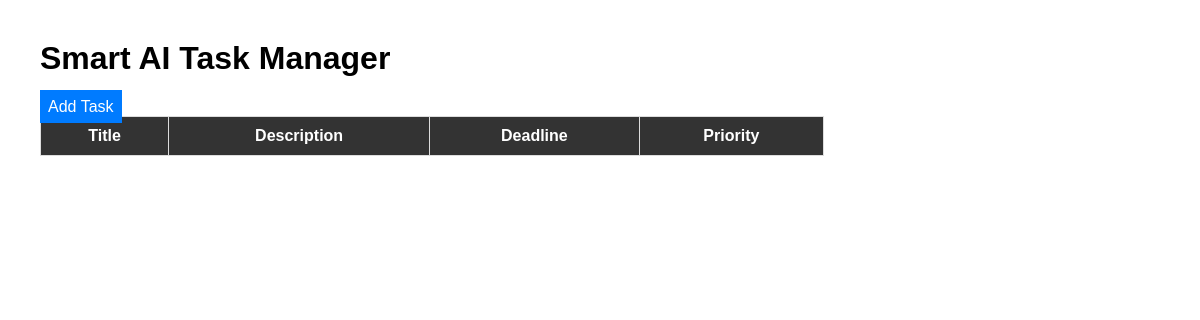
Before: / with the older database file.
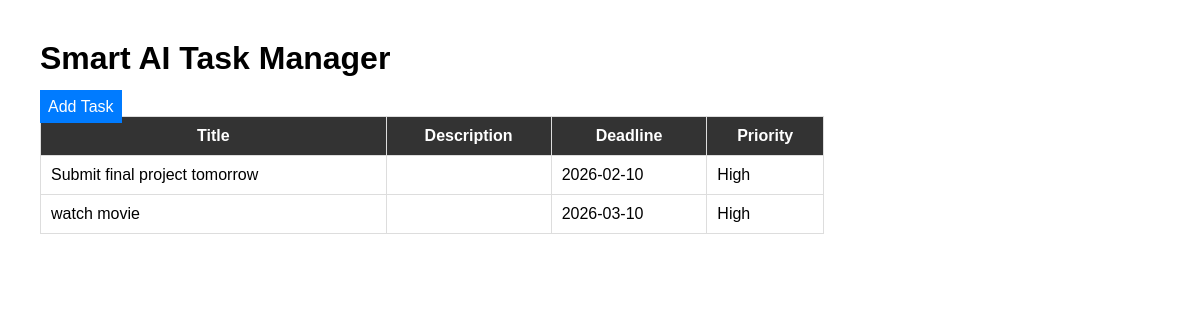
After: the same page with the newer database file.
### tables this page shows
CREATE TABLE tasks(
id INTEGER PRIMARY KEY AUTOINCREMENT,
title TEXT,
description TEXT,
deadline TEXT,
priority TEXT
);

### app.py (the view)
@app.route("/")
def index():
    conn = sqlite3.connect("database.db")
    cursor = conn.cursor()
    cursor.execute("SELECT * FROM tasks")
    tasks = cursor.fetchall()
    conn.close()
    return render_template("index.html", tasks=tasks)

### templates/index.html (shortened to what this page needs)
<!DOCTYPE html>
<html>
<head>
<link rel="stylesheet" href="/static/style.css">
</head>
<body>
<h1>Smart AI Task Manager</h1>
<a href="/add">Add Task</a>
<table>
<tr>
<th>Title</th>
<th>Description</th>
<th>Deadline</th>
<th>Priority</th>
</tr>
{% for task in tasks %}
<tr>
<td>{{task[1]}}</td>
<td>{{task[2]}}</td>
<td>{{task[3]}}</td>
<td>{{task[4]}}</td>
</tr>
{% endfor %}
</table>
</body>
</html>

### static/style.css (style rules this page uses)
body { font-family: Arial; margin:40px; }
table { border-collapse: collapse; width:70%; }
th,td { border:1px solid #ddd; padding:10px; }
th { background:#333; color:white; }
a { background:#007BFF; color:white; padding:8px; text-decoration:none; }

Changed rows visible on the page:
added tasks: title "Submit final project tomorrow", deadline "2026-02-10", priority "High"
added tasks: title "watch movie", deadline "2026-03-10", priority "High"
